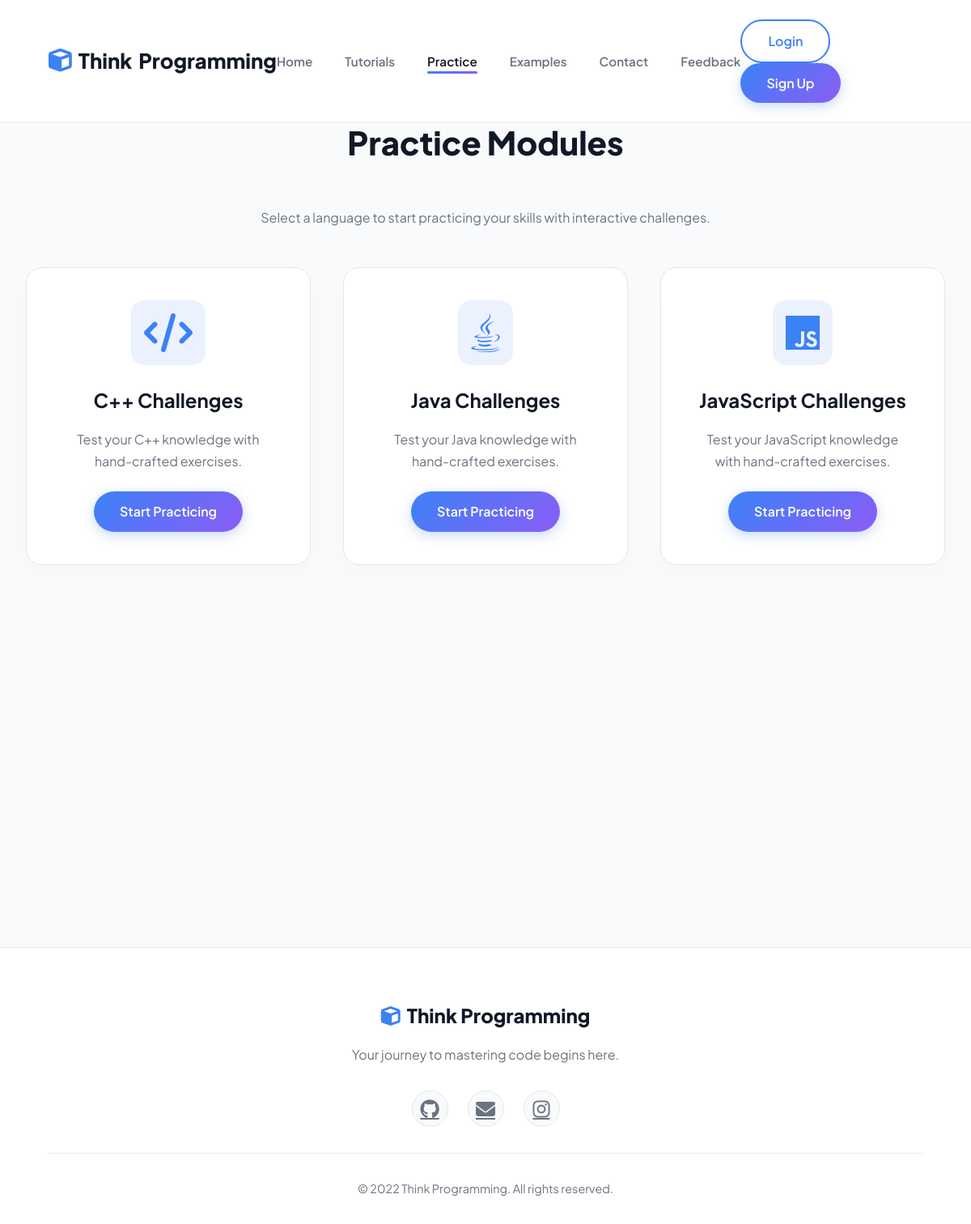
The app's page /practice.php with its own data.
### tables this page shows
CREATE TABLE IF NOT EXISTS categories (
    id INT AUTO_INCREMENT PRIMARY KEY,
    name VARCHAR(50) NOT NULL UNIQUE,
    slug VARCHAR(50) NOT NULL UNIQUE,
    icon VARCHAR(50) DEFAULT 'code',
    description TEXT
);

### practice.php (the view)
<?php
require_once 'includes/db.php';
include 'includes/header.php';
$stmtCats = $pdo->query("SELECT * FROM categories ORDER BY name");
$categories = $stmtCats->fetchAll(PDO::FETCH_ASSOC);
?>
<div class="container">
    <h1 class="section-title">Practice Modules</h1>
    <p style="text-align: center; color: var(--text-muted); margin-bottom: 3rem;">Select a language to start practicing your skills with interactive challenges.</p>
    <div class="card-grid">
        <?php foreach($categories as $cat): ?>
            <div class="card">
                <i class="<?= htmlspecialchars($cat['icon']) ?> card-icon"></i>
                <h3 class="card-title"><?= htmlspecialchars($cat['name']) ?> Challenges</h3>
                <p class="card-text">Test your <?= htmlspecialchars($cat['name']) ?> knowledge with hand-crafted exercises.</p>
                <a href="practice.php?category=<?= $cat['slug'] ?>" class="btn-primary" onclick="alert('Module loading... (This is a generic UI outline for practicing)')">Start Practicing</a>
            </div>
        <?php endforeach; ?>
    </div>
</div>
<?php include 'includes/footer.php'; ?>

### assets/css/style.css (style rules this page uses)
:root { --primary: #3b82f6; --primary-hover: #2563eb; --secondary: #8b5cf6; --accent: #10b981; --dark: #111827; --light: #f9fafb; --surface: #ffffff; --border: #e5e7eb; --text-main: #1f2937; --text-muted: #6b7280; --gradient: linear-gradient(135deg, var(--primary) 0%, var(--secondary) 100%); --nav-bg: rgba(255, 255, 255, 0.9); --nav-scrolled: rgba(255, 255, 255, 0.98); }
* { margin: 0; padding: 0; box-sizing: border-box; }
body { font-family: 'Plus Jakarta Sans', sans-serif; background-color: var(--light); color: var(--text-main); line-height: 1.6; overflow-x: hidden; }
h1, h2, h3, h4, h5, h6 { font-family: 'Plus Jakarta Sans', sans-serif; font-weight: 700; color: var(--dark); }
.btn-primary { background: var(--gradient); color: #fff; padding: 0.75rem 2rem; border-radius: 50px; text-decoration: none; font-weight: 600; transition: all 0.3s; border: none; cursor: pointer; display: inline-block; box-shadow: 0 4px 15px rgba(59, 130, 246, 0.3); }
.container { max-width: 1200px; margin: 0 auto; padding: 4rem 2rem; }
.section-title { font-size: 2.5rem; font-weight: 800; margin-bottom: 3rem; text-align: center; color: var(--dark); }
.card-grid { display: grid; grid-template-columns: repeat(auto-fit, minmax(320px, 1fr)); gap: 2.5rem; }
.card { background: var(--surface); border: 1px solid var(--border); border-radius: 20px; padding: 2.5rem; transition: all 0.4s cubic-bezier(0.175, 0.885, 0.32, 1.275); position: relative; text-align: center; box-shadow: 0 10px 30px rgba(0,0,0,0.02); }
.card-icon { font-size: 3rem; margin-bottom: 1.5rem; color: var(--primary); display: inline-block; padding: 1rem; background: rgba(59, 130, 246, 0.1); border-radius: 16px; }
.card-title { font-size: 1.5rem; margin-bottom: 1rem; color: var(--dark); }
.card-text { color: var(--text-muted); margin-bottom: 1.5rem; line-height: 1.7; }

### records on screen
categories: name "C++"
categories: name "Java"
categories: name "JavaScript"
